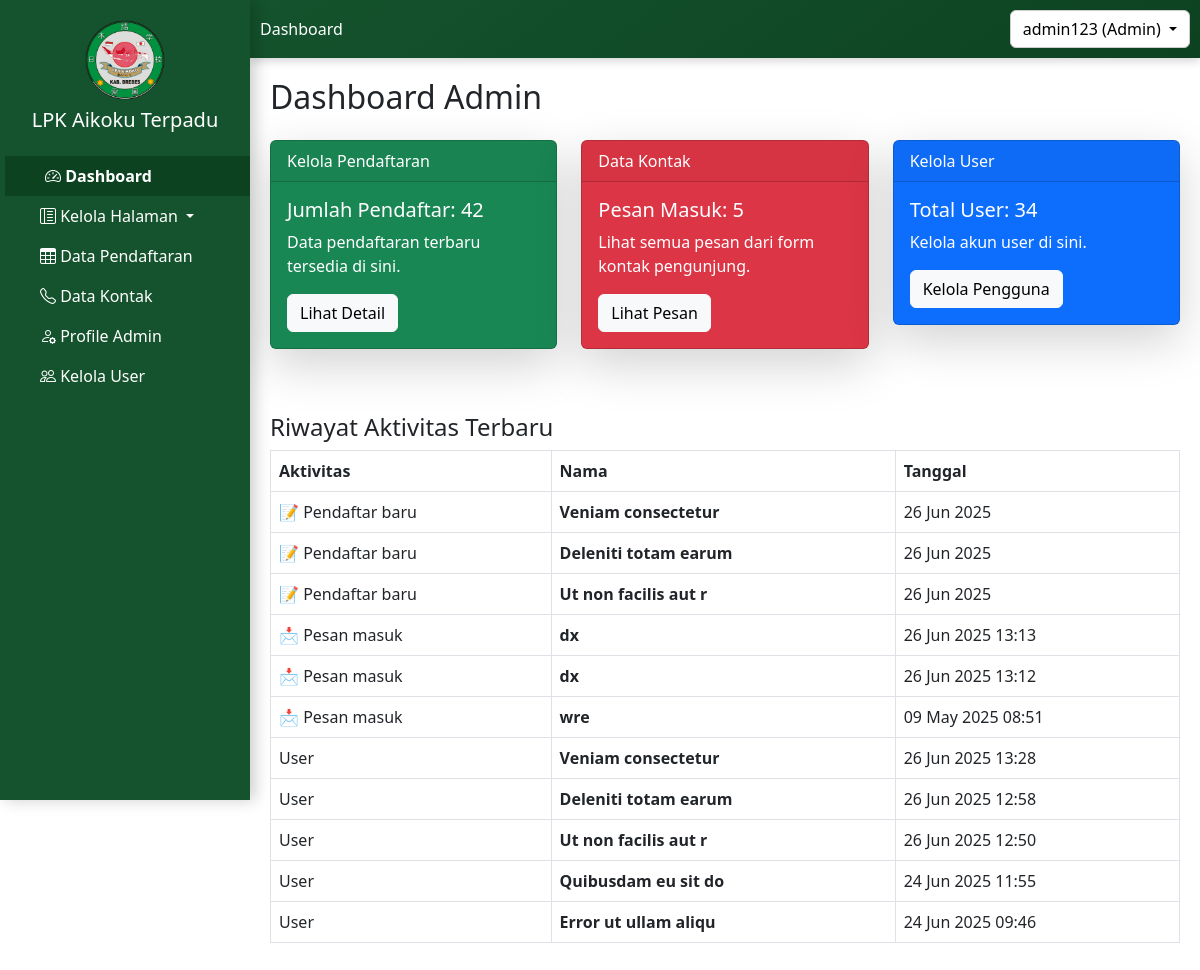
/admin/dashboard/dashboard_admin.php (signed in), run on an earlier commit of the app's database.
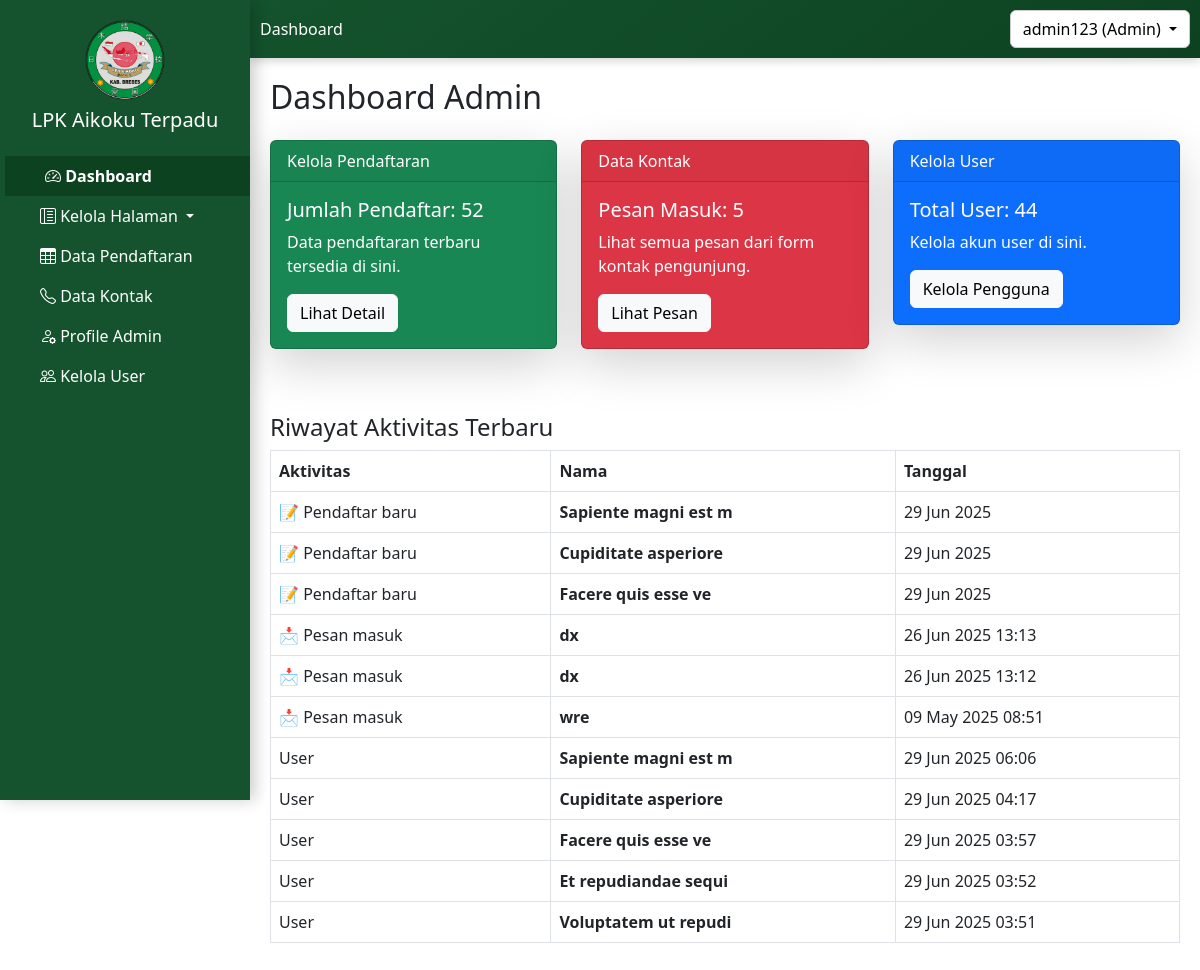
And on a later commit of the database.
### tables this page shows
CREATE TABLE `tb_pendaftaran` (
  `id_pendaftaran` int(11) NOT NULL,
  `nama_lengkap` varchar(100) DEFAULT NULL,
  `foto_diri` varchar(255) DEFAULT NULL,
  `nomor_pendaftaran` varchar(50) DEFAULT NULL,
  `tempat_lahir` varchar(100) DEFAULT NULL,
  `tanggal_lahir` date DEFAULT NULL,
  `usia` int(11) DEFAULT NULL,
  `jenis_kelamin` varchar(20) DEFAULT NULL,
  `agama` varchar(50) DEFAULT NULL,
  `alamat_ktp` text DEFAULT NULL,
  `email` varchar(100) DEFAULT NULL,
  `telepon` varchar(20) DEFAULT NULL,
  `alamat` text DEFAULT NULL,
  `alamat_keluarga` text DEFAULT NULL,
  `telepon_keluarga` varchar(20) DEFAULT NULL,
  `program` varchar(100) DEFAULT NULL,
  `bidang` varchar(100) DEFAULT NULL,
  `pendidikan_terakhir` varchar(50) DEFAULT NULL,
  `pengalaman_kerja` text DEFAULT NULL,
  `status_pernikahan` varchar(50) DEFAULT NULL,
  `motivasi` text DEFAULT NULL,
  `tinggi_badan` int(11) DEFAULT NULL,
  `berat_badan` int(11) DEFAULT NULL,
  `pengalaman_jepang` varchar(50) DEFAULT NULL,
  `penyakit_kronis` text DEFAULT NULL,
  `golongan_darah` varchar(5) DEFAULT NULL,
  `status` varchar(20) DEFAULT 'Pending',
  `tanggal_daftar` datetime DEFAULT current_timestamp(),
  `id_pengguna` int(11) DEFAULT NULL,
  `pengumuman` text DEFAULT NULL
);

CREATE TABLE `tb_kontak` (
  `id_kontak` int(11) NOT NULL,
  `name` varchar(255) NOT NULL,
  `email` varchar(255) NOT NULL,
  `phone` varchar(20) NOT NULL,
  `address` text NOT NULL,
  `message` text NOT NULL,
  `date_sent` timestamp NOT NULL DEFAULT current_timestamp()
);

CREATE TABLE `tb_pengguna` (
  `id_pengguna` int(11) NOT NULL,
  `username` varchar(50) NOT NULL,
  `password` varchar(255) NOT NULL,
  `email_pengguna` varchar(100) NOT NULL,
  `roles` enum('admin','user') DEFAULT 'user',
  `tanggal_aktivitas` timestamp NOT NULL DEFAULT current_timestamp()
);

### admin/dashboard/dashboard_admin.php (the view, shortened to what the changed rows need)
<!DOCTYPE html>
<html lang="id">
<head>
    <link href="https://cdn.jsdelivr.net/npm/bootstrap@5.3.0/dist/css/bootstrap.min.css" rel="stylesheet">
</head>
<body>
    <?php include '../../sidebar1.php'; ?>
    <div class="content">
        <h2>Dashboard Admin</h2>
        <div class="row mt-4">
            <div class="col-md-4">
                <div class="card text-bg-success mb-3 shadow-lg">
                    <div class="card-body">
                        <?php
                        include '../../includes/config.php';
                        $pendaftar = mysqli_query($mysqli, "SELECT COUNT(*) AS total FROM tb_pendaftaran");
                        $hasil_pendaftar = mysqli_fetch_assoc($pendaftar);
                        ?>
                        <h5 class="card-title">Jumlah Pendaftar: <?= $hasil_pendaftar['total']; ?></h5>
                        <p class="card-text">Data pendaftaran terbaru tersedia di sini.</p>
                        <a href="/pendaftaran/admin/data_pendaftar/data_pendaftaran.php" class="btn btn-light">Lihat
                            Detail</a>
                    </div>
                </div>
            </div>
            <div class="col-md-4">
                <div class="card text-bg-primary mb-3 shadow-lg">
                    <div class="card-body">
                        <?php
                        include '../../includes/config.php';
                        $pengguna = mysqli_query($mysqli, "SELECT COUNT(*) AS total FROM tb_pengguna");
                        $hasil_pengguna = mysqli_fetch_assoc($pengguna);
                        ?>
                        <h5 class="card-title">Total User: <?= $hasil_pengguna['total']; ?></h5>
                        <p class="card-text">Kelola akun user di sini.</p>
                        <a href="/pendaftaran/admin/user/kelola_user.php" class="btn btn-light">Kelola Pengguna</a>
                    </div>
                </div>
            </div>
        </div>
        <div class="mt-5">
            <table class="table table-bordered">
                <thead>
                    <tr>
                        <th>Aktivitas</th>
                        <th>Nama</th>
                        <th>Tanggal</th>
                    </tr>
                </thead>
                <tbody>
                    <?php
                    $result_pendaftar = mysqli_query($mysqli, "SELECT nama_lengkap, tanggal_daftar FROM tb_pendaftaran ORDER BY tanggal_daftar DESC LIMIT 3");
                    while ($row = mysqli_fetch_assoc($result_pendaftar)) {
                        echo '<tr>
                        <td>📝 Pendaftar baru</td>
                        <td><strong>' . $row['nama_lengkap'] . '</strong></td>
                        <td>' . date('d M Y', strtotime($row['tanggal_daftar'])) . '</td>
                      </tr>';
                    }
                    $result_kontak = mysqli_query($mysqli, "SELECT name, date_sent FROM tb_kontak ORDER BY date_sent DESC LIMIT 3");
                    while ($row = mysqli_fetch_assoc($result_kontak)) {
                        echo '<tr>
                        <td>📩 Pesan masuk</td>
                        <td><strong>' . $row['name'] . '</strong></td>
                        <td>' . date('d M Y H:i', strtotime($row['date_sent'])) . '</td>
                      </tr>';
                    }
                    $result_pengguna = mysqli_query($mysqli, "SELECT * FROM tb_pengguna ORDER BY id_pengguna DESC LIMIT 5");
                    if (mysqli_num_rows($result_pengguna) > 0) {
                        while ($row = mysqli_fetch_array($result_pengguna)) {
                            echo '<tr>
            <td>' . (isset($row['aktivitas']) ? $row['aktivitas'] : ucfirst($row['roles'])) . '</td>
            <td><strong>' . $row['username'] . '</strong></td>
            <td>' . date('d M Y H:i', strtotime($row['tanggal_aktivitas'])) . '</td>
        </tr>';
                        }
                    } else {
                        echo '<tr><td colspan="3">Tidak ada aktivitas terbaru.</td></tr>';
                    }
                    ?>
                </tbody>
            </table>
        </div>
    </div>
</body>
</html>

What changed in the data, as far as the page shows it:
no longer on this page (row unchanged): tb_pendaftaran: nama_lengkap "Veniam consectetur", tanggal_daftar "26 Jun 2025"
no longer on this page (row unchanged): tb_pendaftaran: nama_lengkap "Deleniti totam earum", tanggal_daftar "26 Jun 2025"
no longer on this page (row unchanged): tb_pendaftaran: nama_lengkap "Ut non facilis aut r", tanggal_daftar "26 Jun 2025"
no longer on this page (row unchanged): tb_pengguna: roles "User", username "Veniam consectetur", tanggal_aktivitas "26 Jun 2025 13:28"
no longer on this page (row unchanged): tb_pengguna: roles "User", username "Deleniti totam earum", tanggal_aktivitas "26 Jun 2025 12:58"
no longer on this page (row unchanged): tb_pengguna: roles "User", username "Ut non facilis aut r", tanggal_aktivitas "26 Jun 2025 12:50"
no longer on this page (row unchanged): tb_pengguna: roles "User", username "Quibusdam eu sit do", tanggal_aktivitas "24 Jun 2025 11:55"
no longer on this page (row unchanged): tb_pengguna: roles "User", username "Error ut ullam aliqu", tanggal_aktivitas "24 Jun 2025 09:46"
added tb_pendaftaran: nama_lengkap "Sapiente magni est m", tanggal_daftar "29 Jun 2025"
added tb_pendaftaran: nama_lengkap "Cupiditate asperiore", tanggal_daftar "29 Jun 2025"
added tb_pendaftaran: nama_lengkap "Facere quis esse ve", tanggal_daftar "29 Jun 2025"
added tb_pengguna: roles "User", username "Sapiente magni est m", tanggal_aktivitas "29 Jun 2025 06:06"
added tb_pengguna: roles "User", username "Cupiditate asperiore", tanggal_aktivitas "29 Jun 2025 04:17"
added tb_pengguna: roles "User", username "Facere quis esse ve", tanggal_aktivitas "29 Jun 2025 03:57"
added tb_pengguna: roles "User", username "Et repudiandae sequi", tanggal_aktivitas "29 Jun 2025 03:52"
added tb_pengguna: roles "User", username "Voluptatem ut repudi", tanggal_aktivitas "29 Jun 2025 03:51"
Also different on the page:
$hasil_pendaftar['total']: "42" → "52"
$hasil_pengguna['total']: "34" → "44"
